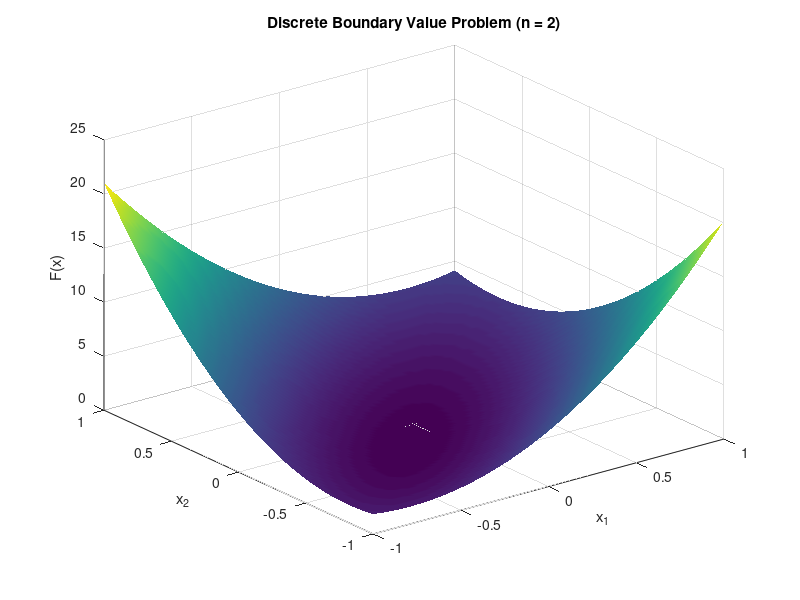

Write MATLAB code to recreate this figure. (Note: this script raises an error after producing the figure.)
% Parametri
n = 2;
h = 1 / (n + 1);

% Definizione della griglia per x1 e x2
x1 = linspace(-1, 1, 100);
x2 = linspace(-1, 1, 100);
[X1, X2] = meshgrid(x1, x2);

% Condizioni al bordo
x0 = 0;
x3 = 0;

% Calcolo del valore di F(x) per n=2:
% i = 1 --> usa x0, x1, x2
% i = 2 --> usa x1, x2, x3

F = (2*X1 - x0 - X2 + h^2 * (X1 + 1*h + 1).^(3/2)).^2 + ...
    (2*X2 - X1 - x3 + h^2 * (X2 + 2*h + 1).^(3/2)).^2;

% Plot della superficie
figure;
surf(X1, X2, F)
xlabel('x_1')
ylabel('x_2')
zlabel('F(x)')
title('Discrete Boundary Value Problem (n = 2)')
shading interp
colormap parula
colorbar
